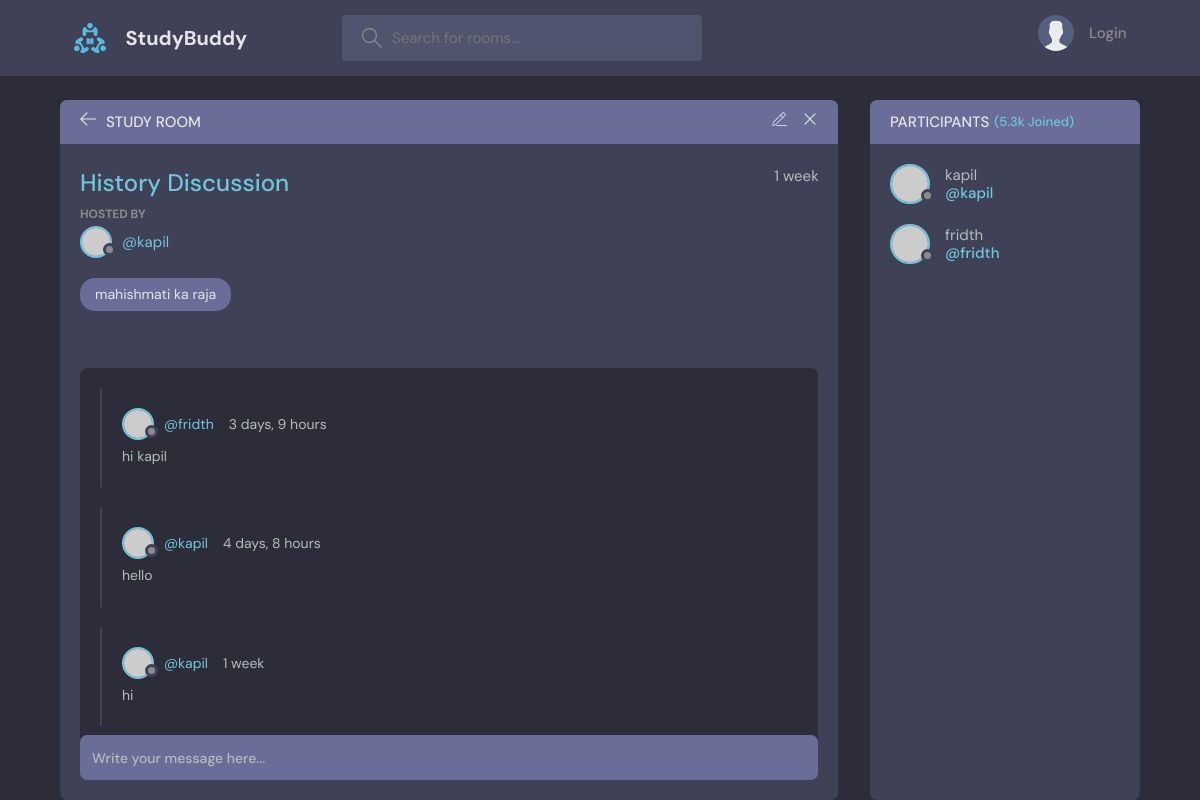
Screenshot of /room/7/ with the database file from the repository.
### base/models.py (models this page shows, shortened)
class Room(models.Model):
    host=models.ForeignKey(User,on_delete=models.SET_NULL, null=True)
    topic=models.ForeignKey(Topic, on_delete=models.SET_NULL, null=True)
    name=models.CharField(max_length=100)
    description=models.TextField(null=True , blank=True)
    participants=models.ManyToManyField(User, related_name='participants',blank=True)
    updated=models.DateTimeField(auto_now=True)
    created=models.DateTimeField(auto_now_add=True)
    class Meta():
        ordering= ['-updated','-created']

class Topic(models.Model):
    name=models.CharField(max_length=200)
    def __str__(self):
        return self.name

class Message(models.Model):
    user=models.ForeignKey(User,on_delete=models.CASCADE, default=True)
    room=models.ForeignKey(Room, on_delete=models.CASCADE )
    body=models.TextField()
    updated=models.DateTimeField(auto_now=True)
    created=models.DateTimeField(auto_now_add=True)
    class Meta():
        ordering= ['-updated','-created']

### base/views.py (the view, shortened to what this page needs)
# urls.py: path('room/<str:pk>/', views.room, name='room'),
def room(request,pk):
    room=Room.objects.get(id=pk)
    room_messages=room.message_set.all()
    participants=room.participants.all()
    context={'room':room,'room_messages':room_messages,'participants':participants}
    return render(request,'base/room.html',context)

### base/templates/base/room.html (shortened to what this page needs)
{% extends 'main.html' %}
{% block content %}
    <main class="profile-page layout layout--2">
      <div class="container">
        <div class="room">
          <div class="room__top">
            <div class="room__topLeft">
              <a href="{% url 'home' %}">
                <svg version="1.1" xmlns="http://www.w3.org/2000/svg" width="32" height="32" viewBox="0 0 32 32">
                  <title>arrow-left</title>
                  <path
                    d="M13.723 2.286l-13.723 13.714 13.719 13.714 1.616-1.611-10.96-10.96h27.625v-2.286h-27.625l10.965-10.965-1.616-1.607z"
                  ></path>
                </svg>
              </a>
              <h3>Study Room</h3>
            </div>
            <div class="room__topRight">
              <a href="{% url 'update-form' room.id %}">
              </a>
              <a href="{% url 'delete-room' room.id %}">
                <svg version="1.1" xmlns="http://www.w3.org/2000/svg" width="32" height="32" viewBox="0 0 32 32">
                  <title>remove</title>
                  <path
                    d="M27.314 6.019l-1.333-1.333-9.98 9.981-9.981-9.981-1.333 1.333 9.981 9.981-9.981 9.98 1.333 1.333 9.981-9.98 9.98 9.98 1.333-1.333-9.98-9.98 9.98-9.981z"
                  ></path>
                </svg>
              </a>
            </div>
          </div>
          <div class="room__box scroll">
            <div class="room__header scroll">
              <div class="room__info">
                <h3>{{room.name}}</h3>
                <span>{{room.created|timesince}}</span>
              </div>
              <div class="room__hosted">
                <p>Hosted By</p>
                <a href="{% url 'user-profile' user.id %}" class="room__author">
                  <div class="avatar avatar--small">
                    <img src="https://randomuser.me/api/portraits/men/37.jpg" />
                  </div>
                  <span>@{{room.host}}</span>
                </a>
              </div>
              <span class="room__topics">{{room.topic}}</span>
            </div>
            <div class="room__conversation">
              <div class="threads scroll">
                {% for message in room_messages %}
                <div class="thread">
                  <div class="thread__top">
                    <div class="thread__author">
                      <a href="{% url 'user-profile' message.user.id %}" class="thread__authorInfo">
                        <div class="avatar avatar--small">
                          <img src="https://randomuser.me/api/portraits/men/37.jpg" />
                        </div>
                        <span>@{{message.user}}</span>
                      </a>
                      <span class="thread__date">{{message.updated|timesince}}</span>
                    </div>
                  </div>
                  <div class="thread__details">
                    {{message.body}}
                  </div>
                </div>
                {% endfor %}
              </div>
            </div>
          </div>
          <div class="room__message">
            <form action="#" method="post">
              <input name="body" placeholder="Write your message here..." />
            </form>
          </div>
        </div>
        <div class="participants">
          <h3 class="participants__top">Participants <span>(5.3k Joined)</span></h3>
          <div class="participants__list scroll">
            {% for user in participants %}
            <a href="{% url 'user-profile' user.id %}" class="participant">
              <div class="avatar avatar--medium">
                <img src="https://randomuser.me/api/portraits/men/37.jpg" />
              </div>
              <p>
                {{user}}
                <span>@{{user.username}}</span>
              </p>
            </a>
            {% endfor %}
          </div>
        </div>
      </div>
    </main>
    {% endblock %}

### templates/main.html (shortened to what this page needs)
<!DOCTYPE html>
{% load static %}
<html lang="en">
  <head>
    <link rel="stylesheet" href="{% static 'styles/style.css' %}" />
  </head>
  <body>
    {% include "navbar.html" %}
    {%block content%}
    {%endblock%}
</body>
</html>

### templates/navbar.html (shortened to what this page needs)
{% load static %}
<header class="header header--loggedIn">
    <div class="container">
      <a href="{% url 'home' %}" class="header__logo">
        <img src="{% static 'images/logo.svg'%}" />
        <h1>StudyBuddy</h1>
      </a>
      <form class="header__search">
        <label>
          <input placeholder="Search for rooms..." />
        </label>
      </form>
      <nav class="header__menu">
        {% if user.is_authenticated %}
        <div class="header__user">
          <a href="{% url 'update-profile' user.id %}">
            <div class="avatar avatar--medium active">
              <img src="https://randomuser.me/api/portraits/men/37.jpg" />
            </div>
            <p>{{user}} <span>@{{user.username}}</span></p>
          </a>
          <button class="dropdown-button">
            <svg version="1.1" xmlns="http://www.w3.org/2000/svg" width="32" height="32" viewBox="0 0 32 32">
              <title>chevron-down</title>
              <path d="M16 21l-13-13h-3l16 16 16-16h-3l-13 13z"></path>
            </svg>
          </button>
        </div>
        {% else %}
          <a href="{% url 'login' %}">
            <img src="{% static 'images/avatar.svg' %}" />
            <p>Login</p>
          </a>
        {% endif %}
      </nav>
    </div>
  </header>

### rows the page displays
Room: name "History Discussion", created "1 week", host "kapil", topic "mahishmati ka raja"
Message: user "fridth", updated "3 days, 9 hours", body "hi kapil"
Message: user "kapil", updated "4 days, 8 hours", body "hello"
Message: user "kapil", updated "1 week", body "hi"

### other values shown
{{ user }} "kapil"
{{ user.username }} "kapil"
{{ user }} "fridth"
{{ user.username }} "fridth"
